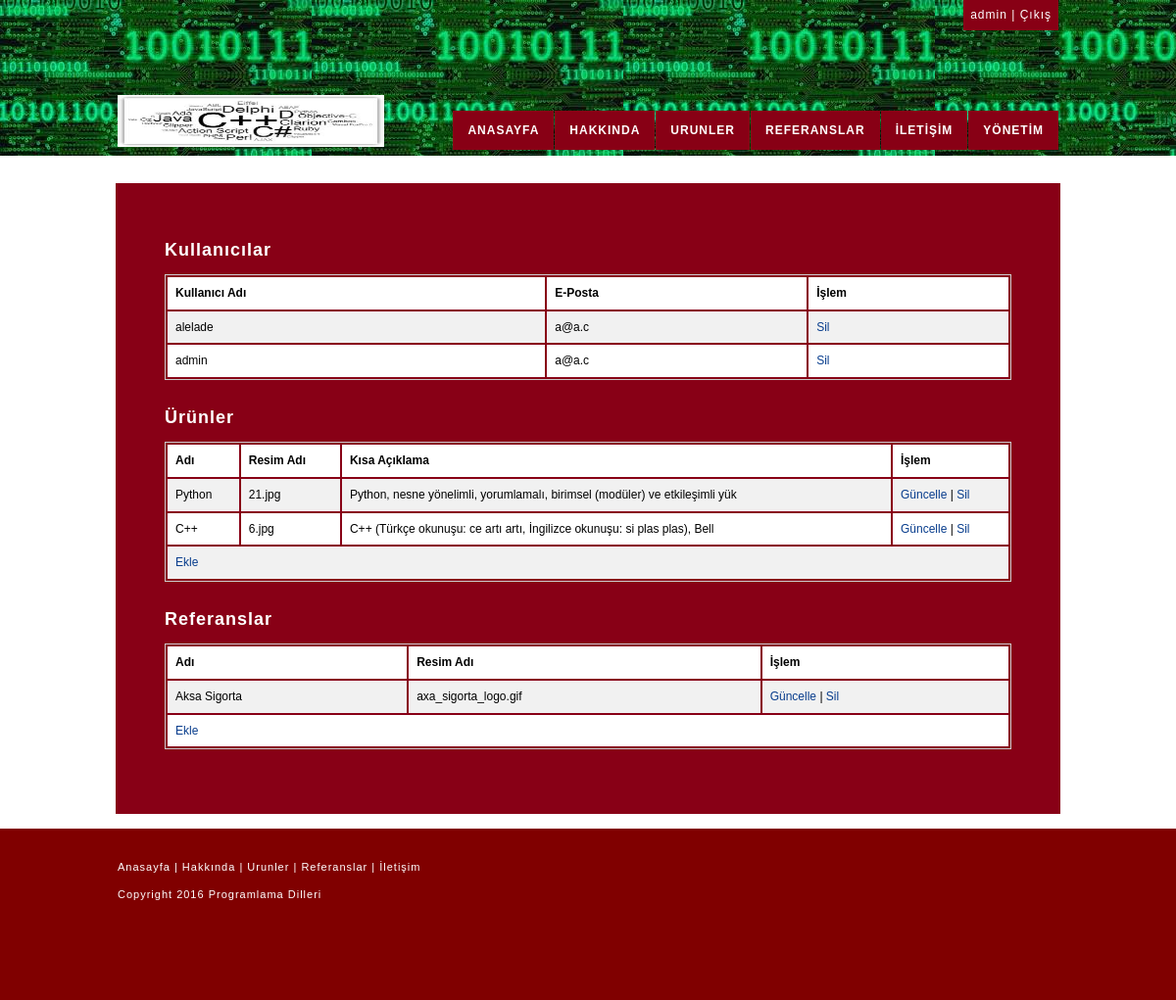
Page /admin/index.php (signed in) on the committed database.
### tables this page shows
CREATE TABLE IF NOT EXISTS `users` (
  `ID` int(11) NOT NULL AUTO_INCREMENT,
  `Email` varchar(250) NOT NULL,
  `Username` varchar(150) NOT NULL,
  `Password` varchar(50) NOT NULL,
  PRIMARY KEY (`ID`),
  UNIQUE KEY `Username` (`Username`)
);

CREATE TABLE IF NOT EXISTS `products` (
  `ID` int(11) NOT NULL AUTO_INCREMENT,
  `Name` varchar(100) NOT NULL,
  `Url` varchar(750) NOT NULL,
  `ImageName` varchar(100) NOT NULL,
  `Description` varchar(2000) NOT NULL,
  `UserID` int(11) NOT NULL,
  PRIMARY KEY (`ID`),
  KEY `I_UserID` (`UserID`)
);

CREATE TABLE IF NOT EXISTS `reference` (
  `ID` int(11) NOT NULL AUTO_INCREMENT,
  `Name` varchar(100) NOT NULL,
  `ImageName` varchar(100) NOT NULL,
  PRIMARY KEY (`ID`)
);

### admin/index.php (the view, shortened to what this page needs)
<!DOCTYPE html>
<html lang="en">
<head>
    <link type="text/css" rel="stylesheet" href="content/css/style.css"/>
</head>
<body>
<div id="sayfaUst">
    <div id="ust">
        <div class="full-width">
            <div class='right'><?= $_SESSION["username"] ?> | <a href="../logout.php">Çıkış</a></div>
        </div>
        <div class="full-width">
            <div id="logo"><img src="content/img/logo.gif" width="272" height="53" alt="Programlama Dilleri" /></div>
            <div id="menu">
                <ul>
                    <li><a href="../index.php">ANASAYFA</a></li>
                    <li><a href="../about.php">HAKKINDA</a></li>
                    <li><a href="../products.php">URUNLER</a></li>
                    <li><a href="../references.php">REFERANSLAR</a></li>
                    <li><a href="../contact.php">İLETİŞİM</a></li>
                    <li><a href="index.php">YÖNETİM</a></li>
                </ul>
            </div>
        </div>
    </div>
    <div id="gorsel"></div>
    <div id="icerik">
        <?php
        $conn = new mysqli("localhost","root","", "finalproject");
        echo "<h2>Kullanıcılar</h2>";
        echo "<table class='data-table'><tr><th>Kullanıcı Adı</th><th>E-Posta</th><th>İşlem</th></tr>";
        $userQuery = "SELECT ID, Username, Email FROM `users`";
        $userResult = $conn->query($userQuery);
        if($userResult && $userResult->num_rows > 0){
            while($row = $userResult->fetch_assoc()) {
                echo "<tr><td>". $row["Username"] ."</td><td>". $row["Email"] ."</td><td><a href='deleteuser.php?userID=" . $row["ID"] . "'>Sil</a></td></tr>";
            }
        } else {
            echo "<tr><td colspan='3'>Hiç kullanıcı yok</td></tr>";
        }
        echo "</table>";
        echo "<h2>Ürünler</h2>";
        echo "<table class='data-table'><tr><th>Adı</th><th>Resim Adı</th><th>Kısa Açıklama</th><th>İşlem</th></tr>";
        $productQuery = "SELECT ID, Name, ImageName, Description FROM `products`";
        $productResult = $conn->query($productQuery);
        if($productResult && $productResult->num_rows > 0){
            while($row = $productResult->fetch_assoc()) {
                $desc = $row["Description"];
                if(strlen($desc) > 80){
                    $desc = substr($desc, 0, 80);
                }
                echo "<tr><td>". $row["Name"] ."</td><td>". $row["ImageName"] ."</td><td>". $desc ."</td><td><a href='updateproduct.php?productID=" . $row["ID"] . "'>Güncelle</a> | <a href='deleteproduct.php?productID=" . $row["ID"] . "'>Sil</a></td></tr>";
            }
            echo "<tr><td colspan='4'><a href='newproduct.php'>Ekle</a></td></tr>";
        } else {
            echo "<tr><td colspan='4'>Hiç ürün yok | <a href='newproduct.php'>Ekle</a></td></tr>";
        }
        echo "</table>";
        echo "<h2>Referanslar</h2>";
        echo "<table class='data-table'><tr><th>Adı</th><th>Resim Adı<th>İşlem</th></tr>";
        $referenceQuery = "SELECT ID, Name, ImageName FROM `reference`";
        $referenceResult = $conn->query($referenceQuery);
        if($referenceResult && $referenceResult->num_rows > 0){
            while($row = $referenceResult->fetch_assoc()) {
                echo "<tr><td>". $row["Name"] ."</td><td>". $row["ImageName"] ."</td><td><a href='updatereference.php?referenceID=" . $row["ID"] . "'>Güncelle</a> | <a href='deletereference.php?referenceID=" . $row["ID"] . "'>Sil</a></td></tr>";
            }
            echo "<tr><td colspan='4'><a href='newreference.php'>Ekle</a></td></tr>";
        } else {
            echo "<tr><td colspan='4'>Hiç referans yok | <a href='newreference.php'>Ekle</a></td></tr>";
        }
        echo "</table>";
        ?>
    </div>
</div>
<div id="sayfaAlt">
    <div id="footer">
        <div id="footer_sol">
            <p><a href="index.php">Anasayfa</a> | <a href="about.php">Hakkında</a> | <a href="products.php">Urunler</a> | <a href="references.php">Referanslar</a> | <a href="contact.php">İletişim</a></p>
            <p>Copyright 2016 Programlama Dilleri<br />
            </p>
        </div>
    </div>
</div>
</body>
</html>

### admin/content/css/style.css (style rules this page uses)
#sayfaUst { background-image: url(../img/sayfaUst.png); background-repeat: repeat-x; }
#sayfaAlt { margin-top: 15px; background-image: url(../img/sayfaAlt.png); }
body { margin-left: 0px; margin-top: 0px; margin-right: 0px; margin-bottom: 0px; font-family: "Trebuchet MS", Arial, Helvetica, sans-serif; font-size: 12px; line-height: 140%; color: white; letter-spacing: 1px; }
#ust { height: 122px; width: 960px; margin-right: auto; margin-left: auto; }
#logo { float: left; width: 300px; padding-top: 66px; }
#menu { float: right; }
#gorsel { width: 960px; margin-right: auto; margin-left: auto; padding-top: 40px; }
#sayfaUst #ust #menu ul { padding: 0px; list-style-type: none; margin-top: 82px; margin-right: 0px; margin-bottom: 0px; margin-left: 0px; }
#sayfaUst #ust #menu ul li { float: left; }
#sayfaUst #ust #menu ul li a { font-family: "Trebuchet MS", Arial, Helvetica, sans-serif; font-size: 12px; line-height: 40px; font-weight: bold; color: white; text-decoration: none; background-image: url(../img/menu.png); background-repeat: repeat-x; display: block; margin-left: 1px; padding-right: 15px; padding-left: 15px; letter-spacing: 1px; }
#icerik { background-image: url(../img/icerik.png); background-repeat:repeat-y; width: 864px; margin-right: auto; margin-left: auto; padding-top: 30px; padding-right: 50px; padding-bottom: 50px; padding-left: 50px; margin-top: 25px; }
#sayfaUst #icerik table { font-family: "Trebuchet MS",Arial,Helvetica,sans-serif; color:black; font-size: 12px; font-weight: bold; letter-spacing: 0px; }
#footer { width: 960px; margin-right: auto; margin-left: auto; height: 175px; color: white; font-size: 11px; }
#footer_sol { float: left; width: 500px; padding-top: 20px; }
a:link { color: #FFF; text-decoration: none; }
.right { float: right; padding: 7px; background-image: url(../img/menu.png); background-repeat: repeat-x; }
.full-width { width: 100%; float: left; }
h2 { margin-top: 30px; margin-bottom: 7px; }
.data-table { width: 100%; margin: 16px 0; border: 1px solid #ccc; }
.data-table tr { border-bottom: 1px solid #ddd; }
.data-table th { padding: 8px; display: table-cell; text-align: left; vertical-align: top; }
.data-table td { padding: 8px; display: table-cell; text-align: left; vertical-align: top; font-weight: normal; }
.data-table td a:link { text-decoration: none; color: #083d8d; }
.data-table tr:nth-child(odd) { background-color: #fff }
.data-table tr:nth-child(even) { background-color: #f1f1f1 }

### rows in the picture
users: Username "alelade", Email "a@a.c"
users: Username "admin", Email "a@a.c"
products: Name "Python", ImageName "21.jpg", Description "Python, nesne yönelimli, yorumlamalı, birimsel (modüler) ve etkileşimli yük"
products: Name "C++", ImageName "6.jpg", Description "C++ (Türkçe okunuşu: ce artı artı, İngilizce okunuşu: si plas plas), Bell"
reference: Name "Aksa Sigorta", ImageName "axa_sigorta_logo.gif"

### other values in the picture
$_SESSION["username"] "admin"
